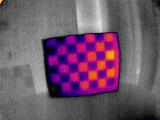
#> input picture Calibration/ImageRegistraiton/Imgs/thermal_photo_1730746556.jpg, 160 x 120 px, given in place of thermal_photo_1730746556.jpg.jpg, which was not available
$ python main.py --image Imgs/thermal_photo_1730746556.jpg
#> lines starting #> are read from the running program, lines starting #| are printed output that depends on the picture; pictures that were not available may be replaced by others from this repository, and a replacement may not be noted
from __future__ import print_function
import numpy as np
import argparse
import imutils
import glob
import cv2
import os

MAX_FEATURES = 500
GOOD_MATCH_PERCENT = 0.15


# function to align the thermal and visible image, it returns the homography matrix
# [43 lines left out: function alignImages, not called in this run]


# construct the argument parser and parse the arguments
# run the file with python registration.py --image filename
ap = argparse.ArgumentParser()
#ap.add_argument("-t", "--template", required=True, help="Path to template image")
ap.add_argument("-i", "--image", required=True,
                help="Path to images where template will be matched")
ap.add_argument("-v", "--visualize",
                help="Flag indicating whether or not to visualize each iteration")
args = vars(ap.parse_args())

# put the thermal image in a folder named thermal and the visible image in a folder named visible with the same name
# load the image image, convert it to grayscale, and detect edges
template = cv2.imread('thermal/' + args["image"] + '.jpg')
#> template is the input picture: shape (120, 160, 3); mean B, G, R 105.2, 85.7, 110
template = cv2.resize(template, (640, 480))
#> template: shape (480, 640, 3)
template = cv2.cvtColor(template, cv2.COLOR_BGR2GRAY)
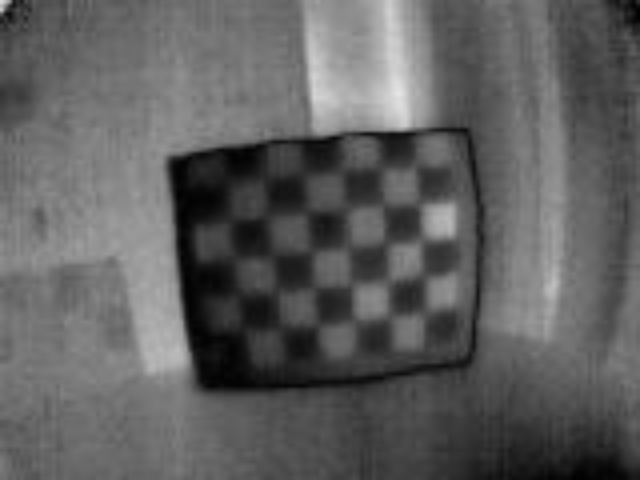
#> template: shape (480, 640); min 0, max 230, mean 95.1
chessboard_size = (5, 7)
# Detect chessboard corners
ret, corners = cv2.findChessboardCorners(template, chessboard_size, None)
#> ret = False; corners = None
mask = np.zeros_like(template)
#> (the run stopped early here; a loop or call above may not have finished)

$ run again, on Calibration/ImageRegistraiton/Imgs/thermal_photo_1730746566.jpg
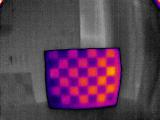
#> input picture Calibration/ImageRegistraiton/Imgs/thermal_photo_1730746566.jpg, 160 x 120 px, given in place of thermal_photo_1730746566.jpg.jpg, which was not available
#> template is the input picture: shape (120, 160, 3); mean B, G, R 83, 61.3, 89.7
#> `template = cv2.cvtColor(template, cv2.COLOR_BGR2GRAY)`:
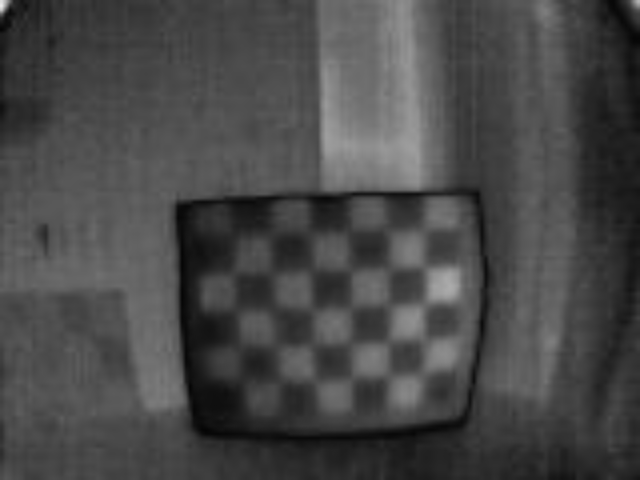
#> template: shape (480, 640); min 4, max 233, mean 72.2
#> ret = False; corners = None

$ run again, on Calibration/ImageRegistraiton/Imgs/thermal_photo_1730746602.jpg
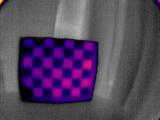
#> input picture Calibration/ImageRegistraiton/Imgs/thermal_photo_1730746602.jpg, 160 x 120 px, given in place of thermal_photo_1730746602.jpg.jpg, which was not available
#> template is the input picture: shape (120, 160, 3); mean B, G, R 93.8, 69.1, 83.8
#> `template = cv2.cvtColor(template, cv2.COLOR_BGR2GRAY)`:
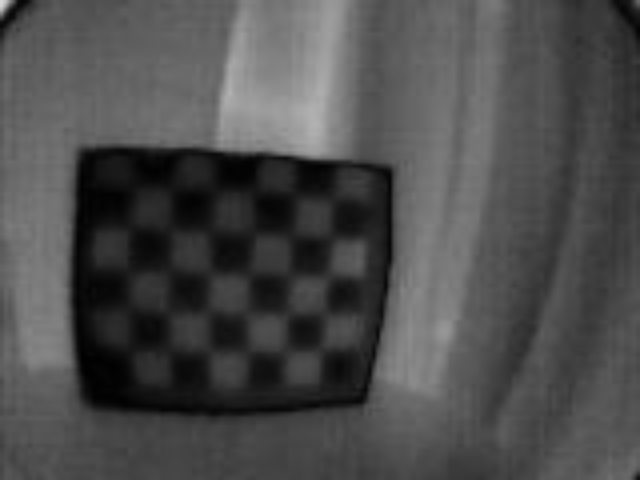
#> template: shape (480, 640); min 0, max 215, mean 76.2
#> ret = False; corners = None
